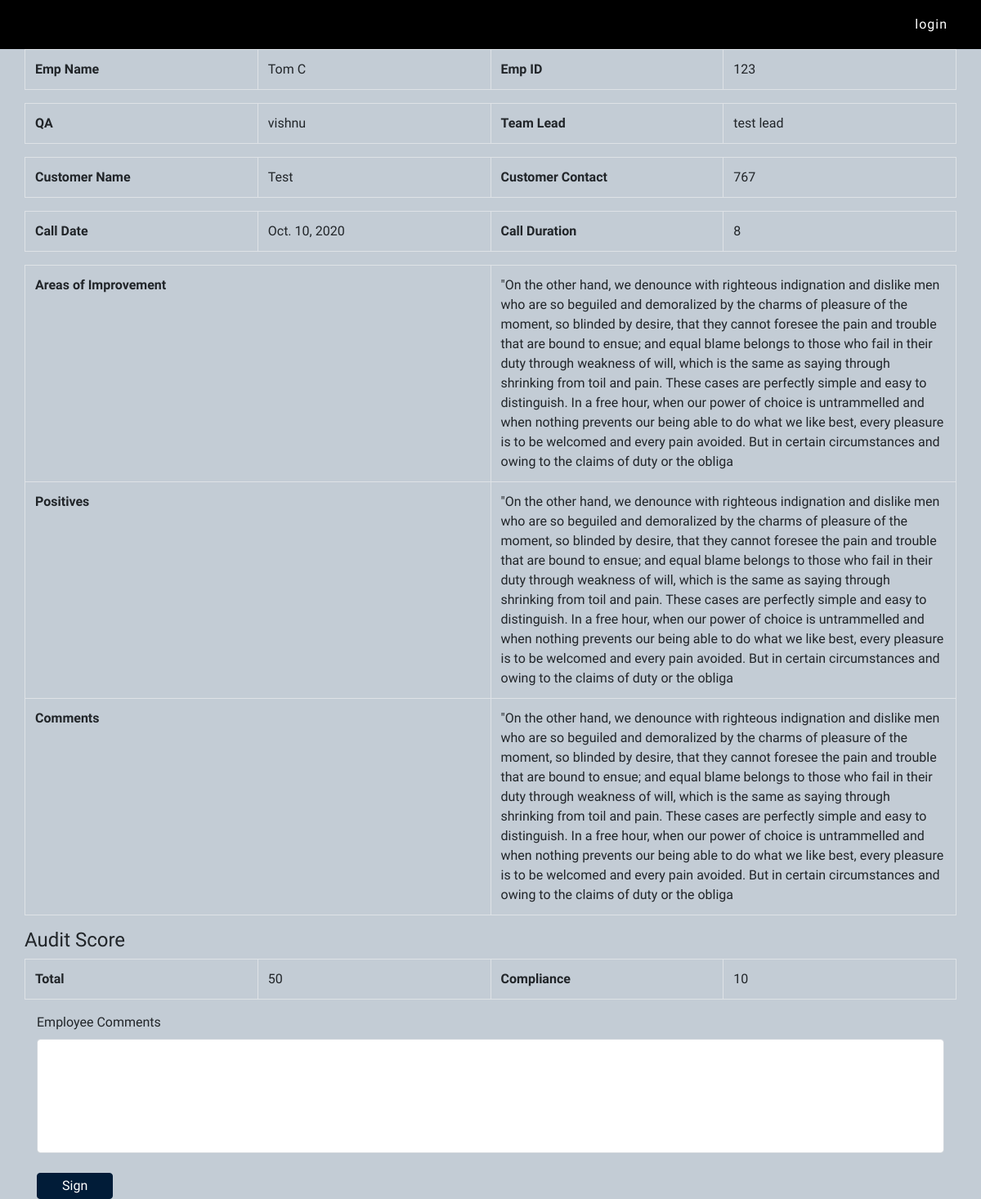
The page /employees/coaching/10 on the database its author committed.
### employees/models.py (models this page shows, shortened)
class OutboundMonitoringForm(models.Model):
    associate_name=models.CharField(max_length=50)
    emp_id=models.IntegerField()
    qa = models.CharField(max_length=50)
    team_lead = models.CharField(max_length=50)
    customer_name=models.CharField(max_length=50)
    customer_contact=models.IntegerField()
    call_date=models.DateField()
    audit_date = models.DateField()
    campaign=models.CharField(max_length=100)
    zone=models.CharField(max_length=60)
    concept=models.CharField(max_length=60)
    call_duration=models.IntegerField()
    opening_1=models.CharField(max_length=10)
    opening_2=models.CharField(max_length=10)
    softskill_1=models.CharField(max_length=10)
    softskill_2 = models.CharField(max_length=10)
    softskill_3 = models.CharField(max_length=10)
    softskill_4 = models.CharField(max_length=10)
    softskill_5 = models.CharField(max_length=10)
    softskill_6 = models.CharField(max_length=10)
    business_1=models.CharField(max_length=10)
    business_2 = models.CharField(max_length=10)
    business_3 = models.CharField(max_length=10)
    closing_1=models.CharField(max_length=10)
    closing_2 = models.CharField(max_length=10)
    compliance_1=models.CharField(max_length=10)
    compliance_2 = models.CharField(max_length=10)
    compliance_3 = models.CharField(max_length=10)
    total_score=models.IntegerField(null=True)
    compliance=models.IntegerField(null=True)
    opening_total=models.IntegerField(null=True)
    softskill_total=models.IntegerField(null=True)
    business_total=models.IntegerField(null=True)
    closing_total=models.IntegerField(null=True)
    compliance_total=models.IntegerField(null=True)
    areas_improvement = models.TextField()
    positives=models.TextField()
    comments=models.TextField()
    added_by=models.CharField(max_length=30)
    status=models.BooleanField(default=False)
    closed_date=models.DateField(null=True)

### employees/views.py (the view)
# urls.py: path('coaching/<int:pk>',empCoachingView),
def empCoachingView(request,pk):
    coaching=OutboundMonitoringForm.objects.get(id=pk)
    data={'coaching':coaching}
    return render(request,'emp-coaching-view.html',data)

### templates/emp-coaching-view.html (shortened to what this page needs)
{% extends 'base.html' %}
{% block main %}
<section id="coachingciew">
<div class="container-lg">
    <div class="row">
       <table class="table table-bordered">
          <tbody>
            <tr>
              <td><b>Emp Name</b></td>
              <td>{{coaching.associate_name}}</td>
              <td><b>Emp ID</b></td>
              <td>{{coaching.emp_id}}</td>
            </tr>
          </tbody>
        </table>
        <table class="table table-bordered">
          <tbody>
            <tr>
              <td><b>QA</b></td>
              <td>{{coaching.qa}}</td>
              <td><b>Team Lead</b></td>
              <td>{{coaching.team_lead}}</td>
            </tr>
          </tbody>
        </table>
        <table class="table table-bordered">
          <tbody>
            <tr>
              <td><b>Customer Name</b></td>
              <td>{{coaching.customer_name}}</td>
              <td><b>Customer Contact</b></td>
              <td>{{coaching.customer_contact}}</td>
            </tr>
          </tbody>
        </table>
        <table class="table table-bordered">
          <tbody>
            <tr>
              <td><b>Call Date</b></td>
              <td>{{coaching.call_date}}</td>
              <td><b>Call Duration</b></td>
              <td>{{coaching.call_duration}}</td>
            </tr>
          </tbody>
        </table>
        <table class="table table-bordered">
          <tbody>
            <tr style="height:110px">
              <td><b>Areas of Improvement</b></td>
              <td>{{coaching.areas_improvement}}</td>
            </tr>
          <tr style="height:110px">
              <td><b>Positives</b></td>
              <td>{{coaching.positives}}</td>
            </tr>
          <tr style="height:110px">
              <td><b>Comments</b></td>
              <td>{{coaching.comments}}</td>
            </tr>
          </tbody>
        </table>
         <table class="table table-bordered">
          <thead>
            <tr><h4>Audit Score</h4></tr>
          </thead>
          <tbody>
            <tr>
              <td><b>Total</b></td>
              <td>{{coaching.total_score}}</td>
              <td><b>Compliance</b></td>
              <td>{{coaching.compliance_total}}</td>
            </tr>
          </tbody>
        </table>
    </div>
    <form class="login-form" action="/employees/coaching/signcoaching/{{coaching.id}}" method="post">
        <label for="emp_comments">Employee Comments</label><br>
        <input type="text" name="emp_comments" id="emp_comments" class="form-control" style="height: 140px">
        <br>
        <input class="btn btn-info" type="submit" value="Sign">
    </form>
</div>
</section>
{% endblock %}

### static/css/style.css (style rules this page uses)
* { padding: 0; margin: 0; }
body { font-family: 'Maven Pro', sans-serif; background:#c3ccd5; }
#coachingciew td { width:25%; }
.btn-info { color: white; background-color: #011c38!important; border-color: #011c38!important; padding:3px 30px; }

### rows shown on the page
OutboundMonitoringForm: associate_name "Tom C", emp_id "123", qa "vishnu", team_lead "test lead", customer_name "Test", customer_contact "767", call_date "Oct. 10, 2020", call_duration "8", areas_improvement "\"On the other hand, we denounce with righteous indignation and dislike men who are so beguiled and demoralized by the charms of pleasure of the moment, so blinded by desire, that they cannot foresee the pain and trouble that are bound to ensue; and equal blame belongs to those who fail in their duty through weakness of will, which is the same as saying through shrinking from toil and pain. These cases are perfectly simple and easy to distinguish. In a free hour, when our power of choice is untrammelled and when nothing prevents our being able to do what we like best, every pleasure is to be welcomed and every pain avoided. But in certain circumstances and owing to the claims of duty or the…", positives "\"On the other hand, we denounce with righteous indignation and dislike men who are so beguiled and demoralized by the charms of pleasure of the moment, so blinded by desire, that they cannot foresee the pain and trouble that are bound to ensue; and equal blame belongs to those who fail in their duty through weakness of will, which is the same as saying through shrinking from toil and pain. These cases are perfectly simple and easy to distinguish. In a free hour, when our power of choice is untrammelled and when nothing prevents our being able to do what we like best, every pleasure is to be welcomed and every pain avoided. But in certain circumstances and owing to the claims of duty or the…", comments "\"On the other hand, we denounce with righteous indignation and dislike men who are so beguiled and demoralized by the charms of pleasure of the moment, so blinded by desire, that they cannot foresee the pain and trouble that are bound to ensue; and equal blame belongs to those who fail in their duty through weakness of will, which is the same as saying through shrinking from toil and pain. These cases are perfectly simple and easy to distinguish. In a free hour, when our power of choice is untrammelled and when nothing prevents our being able to do what we like best, every pleasure is to be welcomed and every pain avoided. But in certain circumstances and owing to the claims of duty or the…", total_score "50", compliance_total "10"
